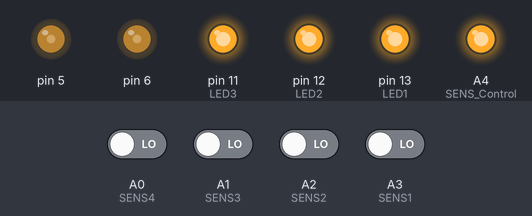
Recording of a sketch running on a simulated Arduino Nano, built with avr-gcc and run on an emulated ATmega328P. Parts: output pins drawn as LEDs (lit = HIGH). The inputs (shaded band) are chosen by the test bench; at power-on: A0 (SENS4), A1 (SENS3), A2 (SENS2), A3 (SENS1) LOW.

Above: at 0.1 s.
Timing chart, 0 to 1.6 s (numbered marks = the images above):
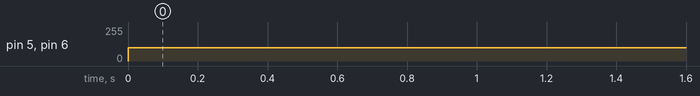

The sketch:

LineRobotCode.ino
```cpp
float Kp=0,Ki=0,Kd=0;
float error=0, P=0, I=0, D=0, PID_value=0;
float previous_error=0, previous_I=0;
int sensor[5]={0, 0, 0, 0, 0};
int initial_motor_speed=100;

int SENS1 = A3;
int SENS2 = A2;
int SENS3 = A1;
int SENS4 = A0;
int SENS5 = A7;

int LED1 = 13;
int LED2 = 12;
int LED3 = 11;

int SENS1_Cal = 0;
int SENS2_Cal = 0;
int SENS3_Cal = 0;
int SENS4_Cal = 0;
int SENS5_Cal = 0;

int SENS_Control = A4;

int Line = 0;

void read_sensor_values(void);
void calculate_pid(void);
void motor_control(void);

void setup()
{
 pinMode(SENS1, INPUT);
  pinMode(SENS2, INPUT);
  pinMode(SENS3, INPUT);
  pinMode(SENS4, INPUT);
  pinMode(SENS5, INPUT);

  pinMode(SENS_Control, OUTPUT);

  digitalWrite(SENS_Control, HIGH);

  pinMode(LED1, OUTPUT);
  pinMode(LED2, OUTPUT);
  pinMode(LED3, OUTPUT);

  digitalWrite(LED1, HIGH);
  digitalWrite(LED2, HIGH);
  digitalWrite(LED3, HIGH);

  Serial.begin(9600);
}

void loop()
{
    read_sensor_values();
    calculate_pid();
    motor_control();
}

void read_sensor_values()
{
  sensor[0]=digitalRead(A3);
  sensor[1]=digitalRead(A2);
  sensor[2]=digitalRead(A1);
  sensor[3]=digitalRead(A0);
  sensor[4]=digitalRead(A7);

  if((sensor[0]==0)&&(sensor[1]==0)&&(sensor[2]==0)&&(sensor[4]==0)&&(sensor[4]==1))
  error=4;
  else if((sensor[0]==0)&&(sensor[1]==0)&&(sensor[2]==0)&&(sensor[4]==1)&&(sensor[4]==1))
  error=3;
  else if((sensor[0]==0)&&(sensor[1]==0)&&(sensor[2]==0)&&(sensor[4]==1)&&(sensor[4]==0))
  error=2;
  else if((sensor[0]==0)&&(sensor[1]==0)&&(sensor[2]==1)&&(sensor[4]==1)&&(sensor[4]==0))
  error=1;
  else if((sensor[0]==0)&&(sensor[1]==0)&&(sensor[2]==1)&&(sensor[4]==0)&&(sensor[4]==0))
  error=0;
  else if((sensor[0]==0)&&(sensor[1]==1)&&(sensor[2]==1)&&(sensor[4]==0)&&(sensor[4]==0))
  error=-1;
  else if((sensor[0]==0)&&(sensor[1]==1)&&(sensor[2]==0)&&(sensor[4]==0)&&(sensor[4]==0))
  error=-2;
  else if((sensor[0]==1)&&(sensor[1]==1)&&(sensor[2]==0)&&(sensor[4]==0)&&(sensor[4]==0))
  error=-3;
  else if((sensor[0]==1)&&(sensor[1]==0)&&(sensor[2]==0)&&(sensor[4]==0)&&(sensor[4]==0))
  error=-4;
  else if((sensor[0]==0)&&(sensor[1]==0)&&(sensor[2]==0)&&(sensor[4]==0)&&(sensor[4]==0))
    if(error==-4) error=-5;
    else error=5;

}

void calculate_pid()
{
    P = error;
    I = I + previous_I;
    D = error-previous_error;

    PID_value = (Kp*P) + (Ki*I) + (Kd*D);

    previous_I=I;
    previous_error=error;
}

void motor_control()
{
    // Calculating the effective motor speed:
    int left_motor_speed = initial_motor_speed-PID_value;
    int right_motor_speed = initial_motor_speed+PID_value;

    // The motor speed should not exceed the max PWM value
    constrain(left_motor_speed,0,255);
    constrain(right_motor_speed,0,255);

  analogWrite(5,initial_motor_speed-PID_value);   //Left Motor Speed
    analogWrite(6,initial_motor_speed+PID_value);  //Right Motor Speed
    //following lines of code are to make the bot move forward
    /*The pin numbers and high, low values might be different
    depending on your connections */
    digitalWrite(4,HIGH);
    digitalWrite(3,LOW);
    digitalWrite(9,LOW);
    digitalWrite(8,HIGH);
}
```

Measured:
- by itself, pin 5, pin 6: 0/255 → 100/255 at 0.00 s
